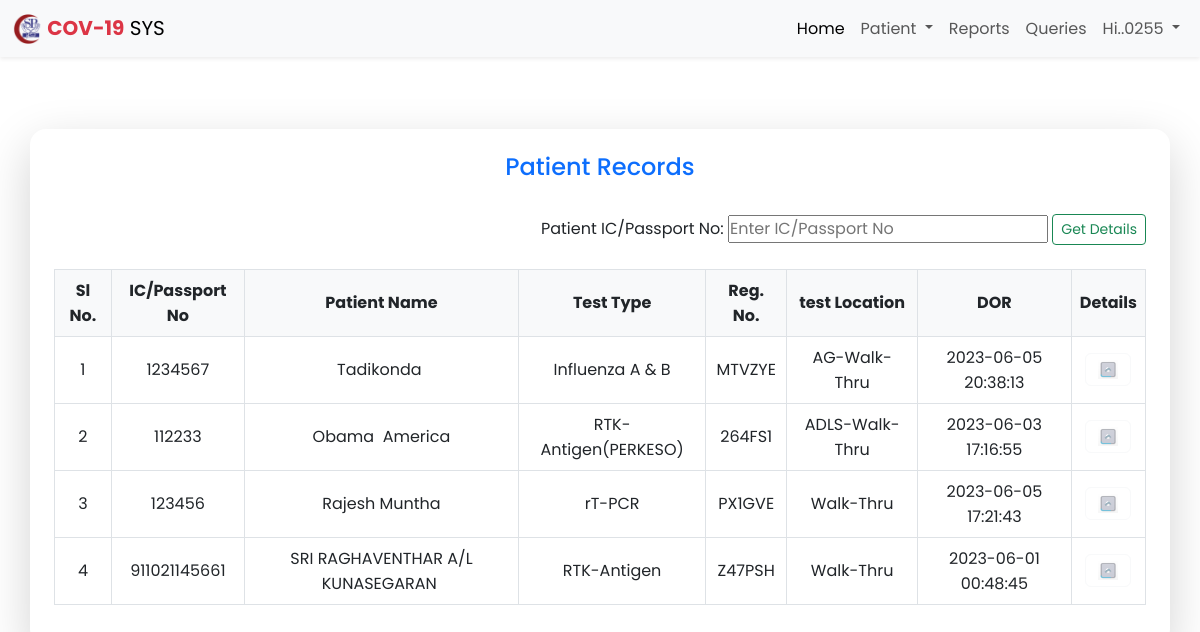
/patient_data_level_I.php (signed in), run on the app's committed database.
### tables this page shows
CREATE TABLE `patient` (
  `id` int(11) NOT NULL AUTO_INCREMENT,
  `f_name` varchar(100) NOT NULL,
  `l_name` varchar(200) NOT NULL,
  `gender` varchar(100) NOT NULL,
  `dob` varchar(100) NOT NULL,
  `icno` varchar(100) NOT NULL,
  `validation` varchar(100) NOT NULL,
  `phno` varchar(100) NOT NULL,
  `email` varchar(100) NOT NULL,
  `address` varchar(200) NOT NULL,
  `street` varchar(200) NOT NULL,
  `pincode` varchar(100) NOT NULL,
  `state` varchar(100) NOT NULL,
  `t_type` varchar(100) NOT NULL,
  `t_location` varchar(100) NOT NULL,
  `rm_online` varchar(100) NOT NULL,
  `rm_cash` varchar(100) NOT NULL,
  `p_mode` varchar(100) NOT NULL,
  `p_id` varchar(100) NOT NULL,
  `p_ref` varchar(100) NOT NULL,
  `reg_date` varchar(100) NOT NULL,
  `author` varchar(100) NOT NULL,
  `status` int(11) NOT NULL DEFAULT 0,
  `sys_date` varchar(100) NOT NULL,
  `time` timestamp NOT NULL DEFAULT current_timestamp() ON UPDATE current_timestamp(),
  PRIMARY KEY (`id`)
);

### patient_data_level_I.php (the view, shortened to what this page needs)
<?php
include_once("header_level-I.php");
include_once("conn.php");
?>
<!DOCTYPE html>
<html>
<head>
    <link href="https://cdn.jsdelivr.net/npm/bootstrap@5.3.0/dist/css/bootstrap.min.css" rel="stylesheet">
</head>
<body>
<section class="pt-5">
  <div class="container table-responsive p-4 shadow-lg rounded rounded-4 ">
    <h4 class=" text-center text-primary">Patient Records</h4>
    <div class="">
        <form action="patient_data_level_I_res.php? = Record search data" method="post" >
            <div class="float-end py-4">
                <span>Patient IC/Passport No: </span>
                <input type="text" class="" name="icno" placeholder="Enter IC/Passport No " required=""/>
                <input type="submit" class="btn btn-outline-success btn-sm" name="submit" value="Get Details">
            </div>
        </form>
    </div>
    <table class="table table-hover table-bordered align-middle">
        <?php
		   $i=1;
		   $sqlSelect = mysqli_query($conn, "SELECT * FROM patient order by id desc LIMIT 150"); ?>
      <thead class=" ">
        <tr class=" text-center align-middle">
          <th scope="row" class="bg-light">Sl No.</th>
          <th class="bg-light">IC/Passport No</th>
          <th class="bg-light">Patient Name</th>
          <th class="bg-light">Test Type</th>
          <th class="bg-light">Reg. No.</th>
          <th class="bg-light">test Location</th>
          <th class="bg-light">DOR</th>
          <th class="bg-light">Details</th>
        </tr>
      </thead>
      <?php
           while ($row = mysqli_fetch_array($sqlSelect)) {  ?>
      <tbody>
        <tr class="text-center">
            <td><?php  echo $i; ?></td>
            <td><?php  echo strtoupper($row['icno']); ?></td>
            <td><?php  echo $row['f_name']. '&nbsp;'.$row['l_name'];?></td>
			<td><?php
                switch($row['t_type']){
                            case 1: echo"rT-PCR";
                            break;
                            case 2: echo"RTK-Antigen";
                            break;
                            case 3: echo"RTK-Antigen(PERKESO)";
                            break;
                            case 7: echo"Influenza A & B";
                            break;
                }
               ?></td>
            <td><?php  echo $row['validation']; ?></td>
            <td><?php  echo $row['t_location']; ?></td>
            <td><?php  echo $row['time'];?></td>
            <td><a href="patient_view.php?id=<?php echo $row["id"]; ?>" target="_blank"><button class="btn btn-outline-light"><img src="img/correct1.gif" width="20" height="auto"></button></td>
        </tr>
            <?php
				$i++;
                } ?>
      </tbody>
    </table>
  </div>
</section>
</body>
</html>

### css/style.css (style rules this page uses)
* { box-sizing: border-box; }
* { padding: 0px; margin: 0px; font-family: 'poppins', sans-serif; }

### data on the page
patient: icno "1234567", f_name "Tadikonda", t_type "Influenza A & B", validation "MTVZYE", t_location "AG-Walk-Thru", time "2023-06-05 20:38:13"
patient: icno "112233", f_name "Obama", l_name "America", t_type "RTK-Antigen(PERKESO)", validation "264FS1", t_location "ADLS-Walk-Thru", time "2023-06-03 17:16:55"
patient: icno "123456", f_name "Rajesh", l_name "Muntha", t_type "rT-PCR", validation "PX1GVE", t_location "Walk-Thru", time "2023-06-05 17:21:43"
patient: icno "911021145661", f_name "SRI RAGHAVENTHAR A/L KUNASEGARAN", t_type "RTK-Antigen", validation "Z47PSH", t_location "Walk-Thru", time "2023-06-01 00:48:45"

### other printed values
$_SESSION['user_id'] "0255"
